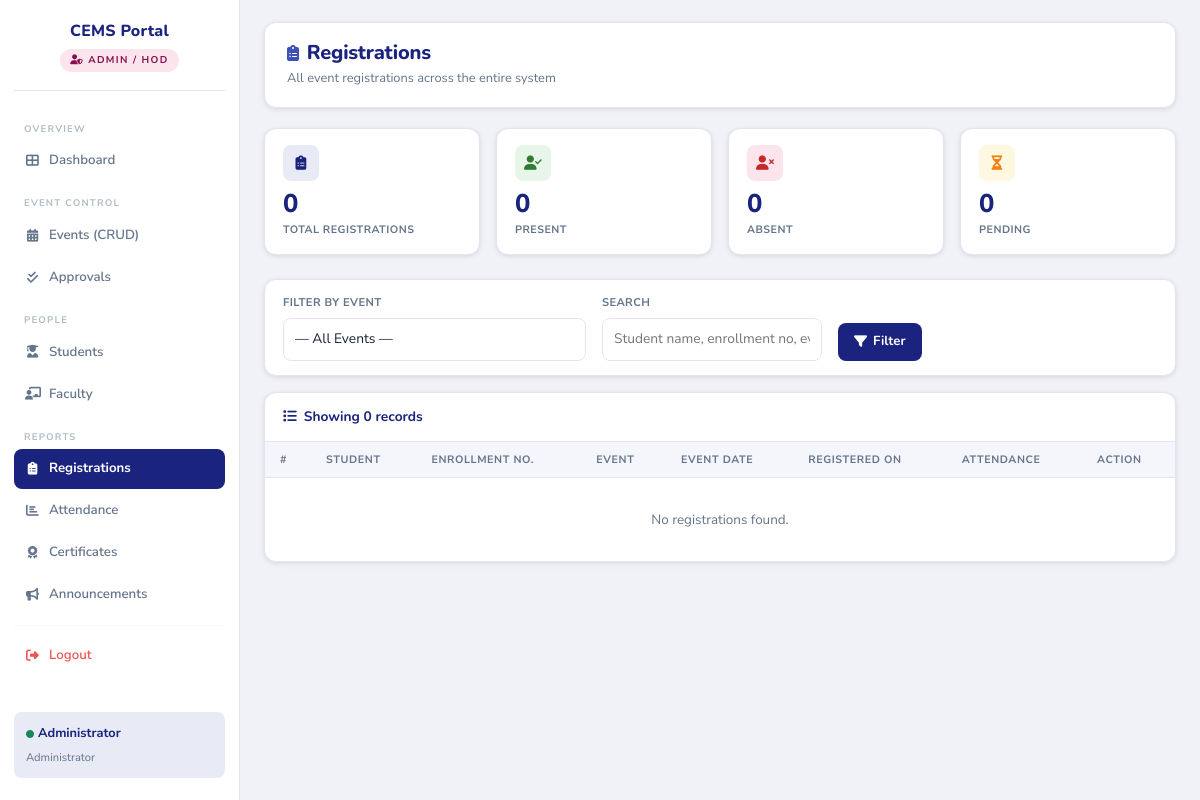
Page /admin/registrations.php (signed in) on the earlier database version.
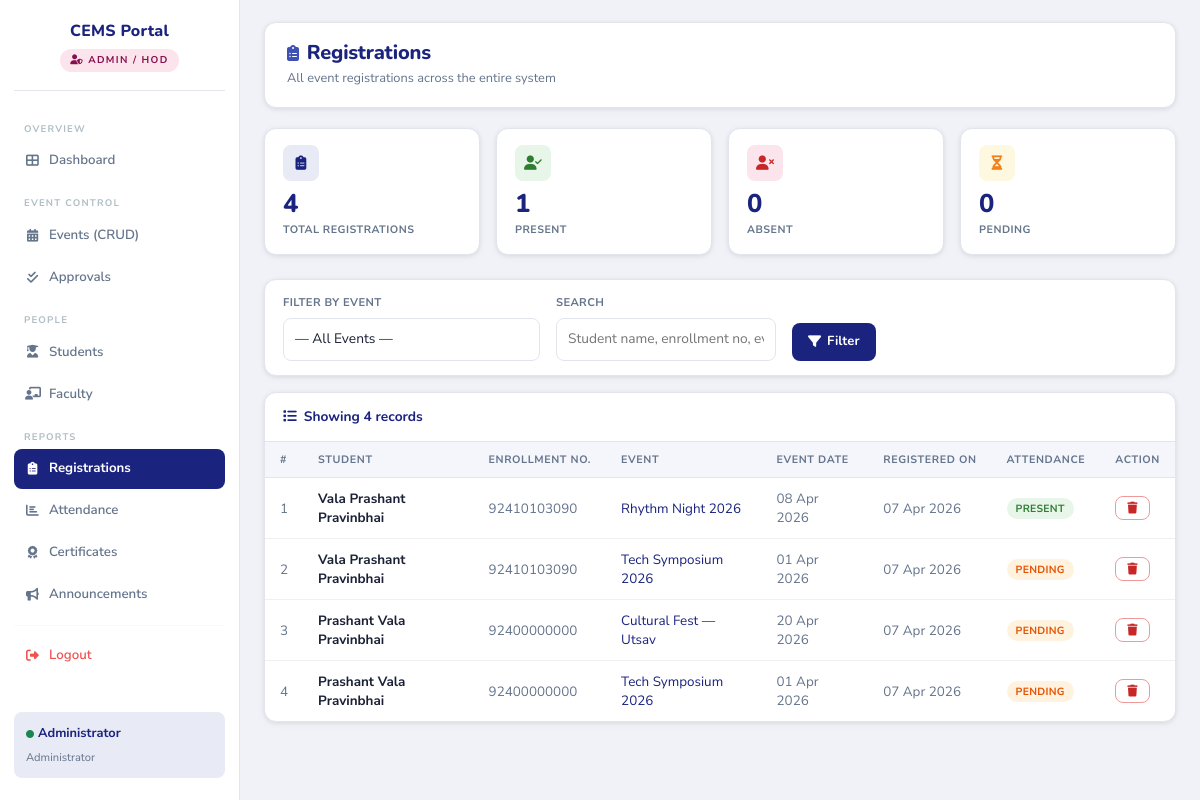
Same page on the later database version.
### tables this page shows
CREATE TABLE `registrations` (
  `registration_id` int(11) NOT NULL,
  `student_id` int(11) NOT NULL,
  `event_id` int(11) NOT NULL,
  `registration_date` timestamp NOT NULL DEFAULT current_timestamp()
);

CREATE TABLE `students` (
  `student_id` int(11) NOT NULL,
  `full_name` varchar(150) NOT NULL,
  `enrollment_no` varchar(11) NOT NULL,
  `email` varchar(150) NOT NULL,
  `phone` varchar(15) DEFAULT NULL,
  `password` varchar(255) NOT NULL,
  `created_at` timestamp NOT NULL DEFAULT current_timestamp()
);

CREATE TABLE `events` (
  `event_id` int(11) NOT NULL,
  `event_name` varchar(200) NOT NULL,
  `description` text DEFAULT NULL,
  `venue` varchar(200) DEFAULT NULL,
  `event_date` date NOT NULL,
  `event_time` time DEFAULT NULL,
  `capacity` int(11) DEFAULT NULL,
  `status` enum('Pending','Approved','Rejected') NOT NULL DEFAULT 'Approved',
  `rejection_reason` varchar(500) DEFAULT NULL,
  `created_by` int(11) NOT NULL,
  `created_at` timestamp NOT NULL DEFAULT current_timestamp()
);

### admin/registrations.php (the view, shortened to what the changed rows need)
<?php
require_once('../config/db.php');
$where  = ["1=1"];
$params = [];
$types  = "";
$sql = "
    SELECT r.registration_id, r.registration_date,
           s.student_id, s.full_name AS student_name, s.enrollment_no, s.email,
           e.event_id, e.event_name, e.event_date, e.venue, e.status AS event_status,
           COALESCE(a.status, 'Pending') AS att_status
    FROM registrations r
    JOIN students s ON s.student_id = r.student_id
    JOIN events   e ON e.event_id   = r.event_id
    LEFT JOIN attendance a ON a.student_id = r.student_id AND a.event_id = r.event_id
    WHERE " . implode(' AND ', $where) . "
    ORDER BY r.registration_date DESC
";
$registrations = [];
try {
    if ($params) {
        $stmt = $conn->prepare($sql);
        $stmt->bind_param($types, ...$params); $stmt->execute();
        $registrations = $stmt->get_result()->fetch_all(MYSQLI_ASSOC);
    } else {
        $registrations = $conn->query($sql)->fetch_all(MYSQLI_ASSOC);
    }
} catch (Exception $e) {}
$total_regs    = $conn->query("SELECT COUNT(*) c FROM registrations")->fetch_assoc()['c'];
$present_count = $conn->query("SELECT COUNT(*) c FROM attendance WHERE status='Present'")->fetch_assoc()['c'];
?>
<!DOCTYPE html>
<html lang="en">
<head>
    <link href="https://cdn.jsdelivr.net/npm/bootstrap@5.3.2/dist/css/bootstrap.min.css" rel="stylesheet">
    <link rel="stylesheet" href="https://cdnjs.cloudflare.com/ajax/libs/font-awesome/6.4.2/css/all.min.css">
    <link rel="stylesheet" href="../assets/css/style.css">
</head>
<body>
<main class="main-content"><div class="content-inner">
<div class="page-header">
    <div>
        <h1><i class="fas fa-clipboard-list me-2" style="color:var(--accent);font-size:1rem;"></i>Registrations</h1>
    </div>
</div>
<div class="row g-3 mb-4">
    <div class="col-6 col-md-3">
        <div class="stat-card">
            <div class="stat-icon blue"><i class="fas fa-clipboard-list"></i></div>
            <div class="stat-number"><?= $total_regs ?></div>
            <div class="stat-label">Total Registrations</div>
        </div>
    </div>
    <div class="col-6 col-md-3">
        <div class="stat-card">
            <div class="stat-icon green"><i class="fas fa-user-check"></i></div>
            <div class="stat-number"><?= $present_count ?></div>
            <div class="stat-label">Present</div>
        </div>
    </div>
</div>
<div class="table-wrap">
    <div class="card-header-custom">
        <i class="fas fa-list"></i> Showing <?= count($registrations) ?> record<?= count($registrations) !== 1 ? 's' : '' ?>
    </div>
    <table class="cems-table">
        <thead>
            <tr><th>#</th><th>Student</th><th>Enrollment No.</th><th>Event</th><th>Event Date</th><th>Registered On</th><th>Attendance</th><th>Action</th></tr>
        </thead>
        <tbody>
        <?php foreach ($registrations as $i => $r): ?>
        <?php
            $s  = $r['att_status'];
            $bc = $s === 'Present' ? 'badge-present' : ($s === 'Absent' ? 'badge-absent' : 'badge-pending');
        ?>
        <tr>
            <td style="color:var(--text-muted);"><?= $i + 1 ?></td>
            <td><strong><?= htmlspecialchars($r['student_name']) ?></strong></td>
            <td style="color:var(--text-muted);"><?= htmlspecialchars($r['enrollment_no']) ?></td>
            <td style="color:var(--primary);"><?= htmlspecialchars($r['event_name']) ?></td>
            <td style="color:var(--text-muted);"><?= date('d M Y', strtotime($r['event_date'])) ?></td>
            <td style="color:var(--text-muted);"><?= date('d M Y', strtotime($r['registration_date'])) ?></td>
            <td><span class="badge-cems <?= $bc ?>"><?= $s ?></span></td>
            <td>
                <button class="btn-danger-custom btn-sm-custom"
                    onclick="confirmDelReg(<?= $r['registration_id'] ?>, <?= $r['event_id'] ?>, <?= $r['student_id'] ?>, '<?= addslashes(htmlspecialchars($r['student_name'])) ?>', '<?= addslashes(htmlspecialchars($r['event_name'])) ?>')">
                    <i class="fas fa-trash"></i>
                </button>
            </td>
        </tr>
        <?php endforeach; ?>
        <?php if (empty($registrations)): ?>
        <tr><td colspan="8" style="text-align:center;padding:32px;color:var(--text-muted);">No registrations found.</td></tr>
        <?php endif; ?>
        </tbody>
    </table>
</div>
</div></main>
</body>
</html>

Differences in the rows shown:
added registrations: student.full_name "Vala Prashant Pravinbhai", student.enrollment_no "92410103090", event.event_name "Rhythm Night 2026", event.event_date "08 Apr 2026", registration_date "07 Apr 2026", s "PRESENT"
added registrations: student.full_name "Vala Prashant Pravinbhai", student.enrollment_no "92410103090", event.event_name "Tech Symposium 2026", event.event_date "01 Apr 2026", registration_date "07 Apr 2026", s "PENDING"
added registrations: student.full_name "Prashant Vala Pravinbhai", student.enrollment_no "92400000000", event.event_name "Cultural Fest — Utsav", event.event_date "20 Apr 2026", registration_date "07 Apr 2026", s "PENDING"
added registrations: student.full_name "Prashant Vala Pravinbhai", student.enrollment_no "92400000000", event.event_name "Tech Symposium 2026", event.event_date "01 Apr 2026", registration_date "07 Apr 2026", s "PENDING"
Other differences:
$total_regs: "0" → "4"
$present_count: "0" → "1"
count($registrations): "0" → "4"
text no longer shown: "No registrations found."
